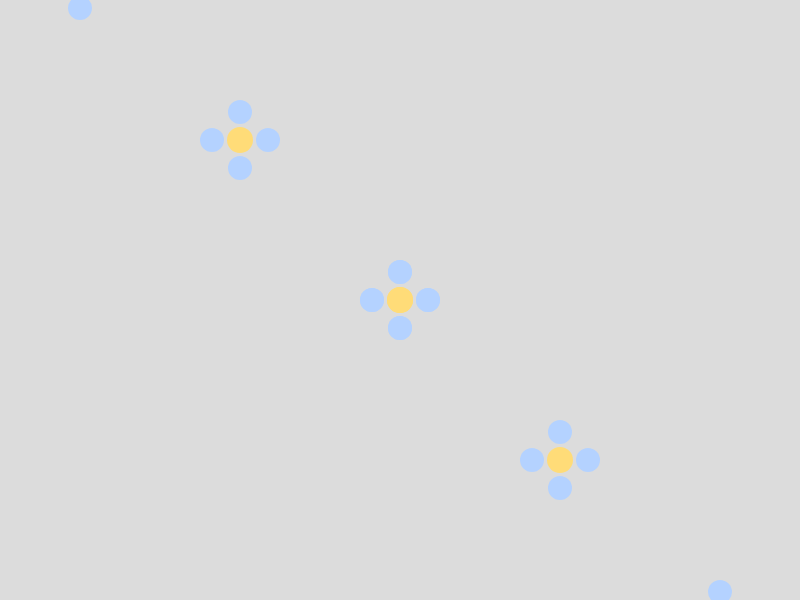
Frame 1 (no input)
Frame 60 (no input): identical to frame 1, image omitted
Frame 120 (the mouse pressed at the canvas centre since frame 60): identical to frame 1, image omitted

The p5.js sketch that drew this single still picture (run headless with seeded random() and noise() and a simulated clock; from frame 60 on, the mouse is pressed at the canvas centre):

// p5.js sketch
// ── sketch.js
let spacing = 160;

function setup() {
  createCanvas(800, 600);
}

function draw() {
  background(220);

  // 中心一朵
  push();
  translate(width / 2, height / 2);
  drawFlower();
  pop();

  // 对角线平铺（x = y 方向）
  for (let i = -5; i < 10; i++) {
    push();
    translate(width / 2 + i * spacing, height / 2 + i * spacing);
    drawFlower();
    pop();
  }
}

function drawFlower() {
  noStroke();

  let petalCount = 4;
  let radius = 28;

  fill(180, 210, 255); // 浅蓝花瓣

  for (let i = 0; i < petalCount; i++) {
    let angle = TWO_PI / petalCount * i;

    let x = cos(angle) * radius;
    let y = sin(angle) * radius;

    circle(x, y, 24);
  }

  fill(255, 220, 120); // 花心
  circle(0, 0, 26);
}
